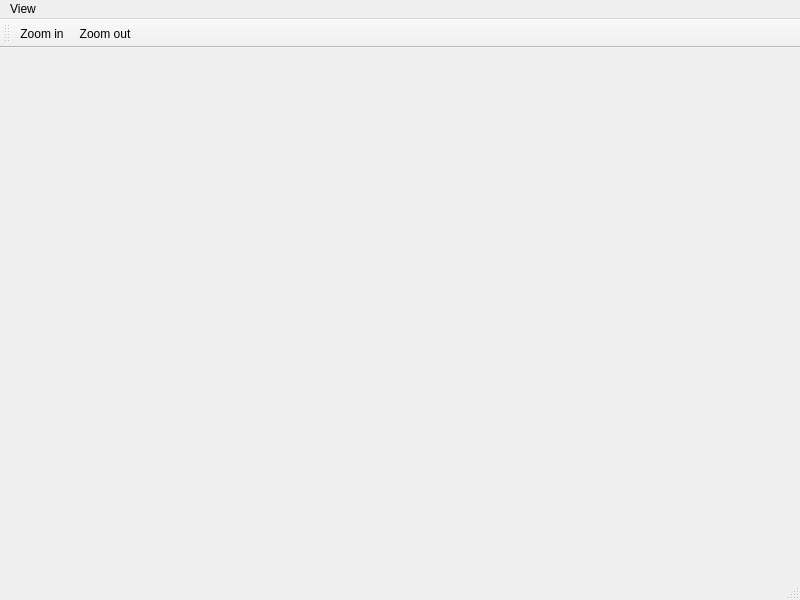
<?xml version="1.0" encoding="UTF-8"?>
<ui version="4.0">
 <class>MainWindow</class>
 <widget class="QMainWindow" name="MainWindow">
  <property name="geometry">
   <rect>
    <x>0</x>
    <y>0</y>
    <width>800</width>
    <height>600</height>
   </rect>
  </property>
  <property name="windowTitle">
   <string>MainWindow</string>
  </property>
  <widget class="QWidget" name="centralwidget"/>
  <widget class="QMenuBar" name="menubar">
   <property name="geometry">
    <rect>
     <x>0</x>
     <y>0</y>
     <width>800</width>
     <height>25</height>
    </rect>
   </property>
   <widget class="QMenu" name="menuView">
    <property name="title">
     <string>View</string>
    </property>
    <addaction name="actionZoomIn"/>
    <addaction name="actionZoomOut"/>
   </widget>
   <addaction name="menuView"/>
  </widget>
  <widget class="QStatusBar" name="statusbar"/>
  <widget class="QToolBar" name="toolBar">
   <property name="windowTitle">
    <string>toolBar</string>
   </property>
   <attribute name="toolBarArea">
    <enum>TopToolBarArea</enum>
   </attribute>
   <attribute name="toolBarBreak">
    <bool>false</bool>
   </attribute>
   <addaction name="actionZoomIn"/>
   <addaction name="actionZoomOut"/>
  </widget>
  <action name="actionZoomIn">
   <property name="icon">
    <iconset resource="icons.qrc">
     <normaloff>:/resources/icons/ic_zoom_in_black_24dp.png</normaloff>:/resources/icons/ic_zoom_in_black_24dp.png</iconset>
   </property>
   <property name="text">
    <string>Zoom in</string>
   </property>
   <property name="toolTip">
    <string>Zoom in the image</string>
   </property>
  </action>
  <action name="actionZoomOut">
   <property name="icon">
    <iconset resource="icons.qrc">
     <normaloff>:/resources/icons/ic_zoom_out_black_24dp.png</normaloff>:/resources/icons/ic_zoom_out_black_24dp.png</iconset>
   </property>
   <property name="text">
    <string>Zoom out</string>
   </property>
   <property name="toolTip">
    <string>Zoom out the image</string>
   </property>
  </action>
 </widget>
 <resources>
  <include location="icons.qrc"/>
 </resources>
 <connections/>
</ui>
